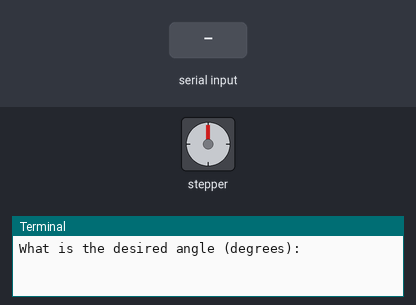
Bench run of a program on a simulated Raspberry Pi (header pin numbers). Parts: stepper motor, the last lines printed to the terminal. Inputs (shaded band) come from the test bench. The stepper is drawn at 2048 steps a turn. At 2.3 s the program stops and its outputs stay as they are.

Above: at 1.2 s.
1.3 s: "90" typed at the terminal, then Enter
At 1.45 s:
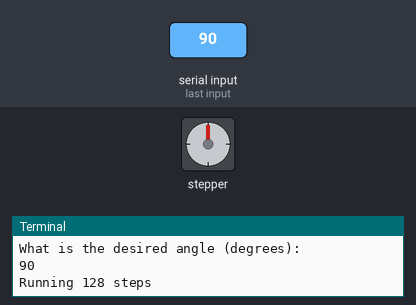
At 2.7 s:
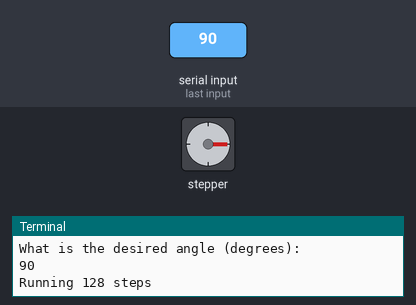
Timing chart, 0 to 3.8 s (numbered marks = the images above; inputs shaded):
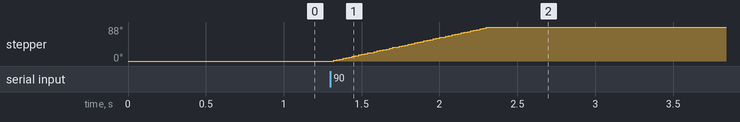

The program:

stepper_motor_with_reverse.py
```python
import RPi.GPIO as GPIO
import time

GPIO.setmode(GPIO.BOARD)

control_pins = [7,11,13,15]


for pin in control_pins:
    GPIO.setup(pin, GPIO.OUT)
    GPIO.output(pin, 0)

halfstep_seq = [
  [1,0,0,0],
  [1,1,0,0],
  [0,1,0,0],
  [0,1,1,0],
  [0,0,1,0],
  [0,0,1,1],
  [0,0,0,1],
  [1,0,0,1]
]

resp = input('What is the desired angle (degrees):')
desired_angle = int(resp)
direction = desired_angle > 0
step_count = int((abs(desired_angle)*512)/360)
print(f'Running {step_count} steps')


if direction:
    steps = list(range(8))
else:
    steps = list(reversed(range(8)))

for i in range(step_count):
    for halfstep in steps:
        for pin in range(4):
            GPIO.output(control_pins[pin], halfstep_seq[halfstep][pin])
        time.sleep(0.001)


GPIO.cleanup()
```

Measured:
- after the input at 1.3 s, stepper: turns 88° clockwise in 1.0 s, starting at once
